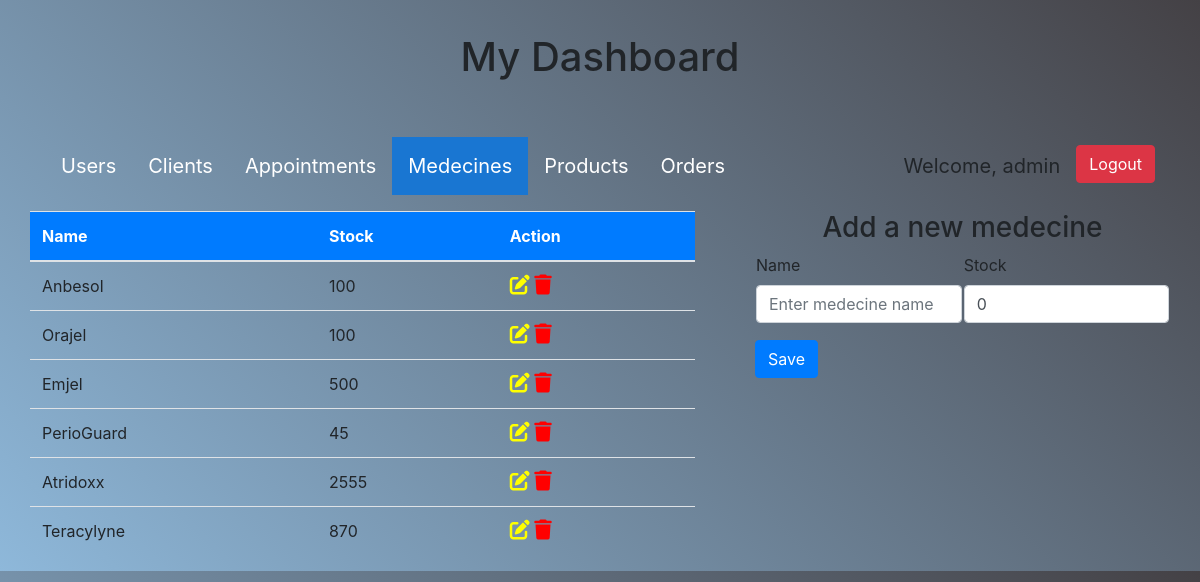
Screenshot of /clinic_php/medecines.php (signed in) with the database file from the repository.
### tables this page shows
CREATE TABLE `medecines` (
  `medecine_id` int(11) NOT NULL,
  `name` varchar(50) NOT NULL,
  `stock` int(11) NOT NULL
);

### clinic_php/medecines.php (the view, shortened to what this page needs)
<?php
include "config.php";
$name = "";
$stock = 0;
$edit = false;
$result = $con->query("SELECT * from medecines") or die($con->error);
?>
<!doctype html>
<html>
   <head>
      <link rel="stylesheet" href="styles.css?v=<?php echo time(); ?>">
      <link href="https://maxcdn.bootstrapcdn.com/bootstrap/4.0.0-beta/css/bootstrap.min.css" rel="stylesheet"/>
   </head>
   <body>
      <div class="container">
         <center>
            <h1 style="margin-top: 3%;">My Dashboard</h1>
         </center>
         <ul style="margin-top:5%;">
            <li <?php if ($_SESSION['role'] == 'dentist' || $_SESSION['role'] == 'nurse' ):?> hidden<?php endif ?>><a href="admin.php">Users</a></li>
            <li <?php if ($_SESSION['role'] == 'dentist' || $_SESSION['role'] == 'nurse' ):?> hidden<?php endif ?>><a href="clients.php">Clients</a></li>
            <li><a href="appointments.php">Appointments</a></li>
            <li><a href="medecines.php" class="active">Medecines</a></li>
            <li <?php if ($_SESSION['role'] == 'dentist' || $_SESSION['role'] == 'nurse' ):?> hidden<?php endif ?>><a href="products.php">Products</a></li>
            <li <?php if ($_SESSION['role'] == 'dentist' || $_SESSION['role'] == 'nurse' ):?> hidden<?php endif ?>><a href="orders.php">Orders</a></li>
            <li style="float:right">
               <form method='post' action=""><input style="margin-top:10%;" type="submit" value="Logout" name="logout" class="btn btn-danger"></form>
            </li>
            <li style="float:right"><a style="pointer-events: none;">Welcome, <?php print ($_SESSION['username'])?></a></li>
         </ul>
         <div class="row">
            <div class="col-sm-7">
               <div class="row" justify-content-center>
                  <table class="table">
                     <thead>
                        <tr class="bg-primary" style="color: white;">
                           <th>Name</th>
                           <th>Stock</th>
                           <th colspan="2" <?php if ($_SESSION['role'] == 'nurse'):?> hidden<?php endif ?>>Action</th>
                        </tr>
                     </thead>
                     <?php
                        while ($row = $result->fetch_assoc()):?>
                     <tr>
                        <td><?php echo $row['name']; ?></td>
                        <td><?php echo $row['stock']; ?></td>
                        <td <?php if ($_SESSION['role'] == 'nurse'):?> hidden<?php endif ?>>
                           <a href="medecines.php?edit=<?php echo $row['medecine_id']; ?>"><i class='fas fa-edit' style='font-size:20px;color:yellow'></i></a>
                           <a href="medecines.php?delete=<?php echo $row['medecine_id']; ?>"><i class='fas fa-trash' style='font-size:20px;color:red'></i></a>
                        </td>
                     </tr>
                     <?php endwhile; ?>
                  </table>
               </div>
            </div>
            <div class="col-sm-5" style="padding-left: 75px;" <?php if ($_SESSION['role'] == 'nurse'):?> hidden<?php endif ?>>
               <div class="row justify-content-center">
                  <?php
                     if($edit == true):
                     ?>
                  <h3>Update existing medecint</h3>
                  <?php else: ?>
                  <h3>Add a new medecine</h3>
                  <?php endif ?>
                  <form action="" method="POST">
                     <table>
                        <tr>
                           <td>
                              <div class="form-group">
                                 <label>Name</label>
                                 <input class="form-control" type="text" name="name"
                                    value="<?php echo $name; ?>"
                                    placeholder="Enter medecine name" required>
                              </div>
                           </td>
                           <td>
                              <div class="form-group">
                                 <label>Stock</label>
                                 <input class="form-control" type="text" name="stock"
                                    value="<?php echo $stock; ?>"
                                    placeholder="Enter stock" required>
                              </div>
                           </td>
                        </tr>
                     </table>
                     <div class="form-group">
                     <?php
                        if($edit == true):
                        ?>
                     <button class="btn btn-info" type="submit" name="update">Update</button>
                     <?php else: ?>
                     <button class="btn btn-primary" type="submit" name="save">Save</button>
                     <?php endif ?>
                     </div>
                  </form>
                  </div>
               </div>
            </div>
         </div>
   </body>
</html>

### clinic_php/styles.css (style rules this page uses)
.container { width: 40%; margin: 0 auto; }
ul { list-style-type: none; margin: 0; padding: 0; overflow: hidden; }
li { float: left; }
li a { display: block; color: white; text-align: center; padding: 14px 16px; text-decoration: none; font-size: 20px; }
.active { background-color: #1976D2; color: white; }
.container { position: relative; z-index: 1; max-width: 300px; margin: 0 auto; }
body { background-image: linear-gradient(45deg, #8eb8da, #444145); font-family: "Roboto", sans-serif; -webkit-font-smoothing: antialiased; -moz-osx-font-smoothing: grayscale; }

### rows the page displays
medecines: name "Anbesol", stock "100"
medecines: name "Orajel", stock "100"
medecines: name "Emjel", stock "500"
medecines: name "PerioGuard", stock "45"
medecines: name "Atridoxx", stock "2555"
medecines: name "Teracylyne", stock "870"

### other values shown
$_SESSION['username'] "admin"
